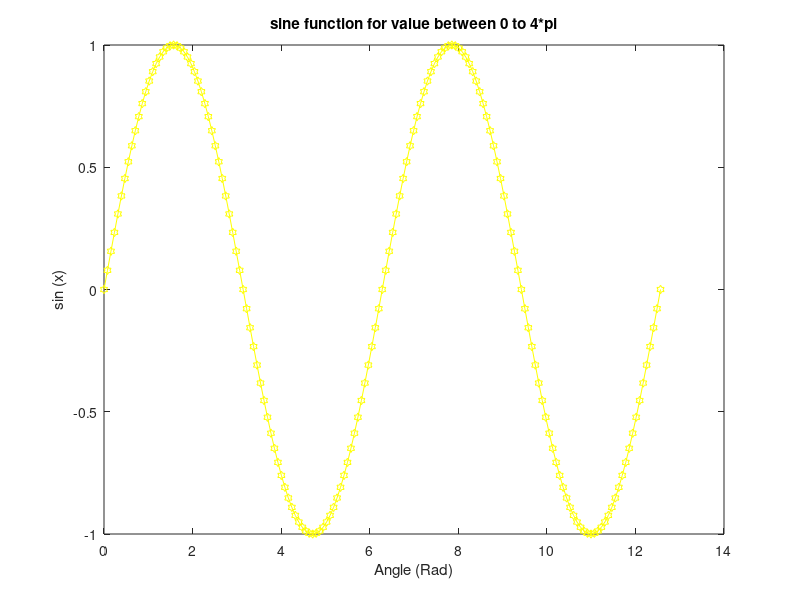

The MATLAB source for this figure:
% plot example with c-cyant -.:dash dot line,s-square data marker
x= 0 :pi/40:4*pi;
plot(x,sin(x),'c-.s')

%% plot with magenta dotted line with left triangle marker
plot(x,sin(x),'y-h')
xlabel('Angle (Rad)')
ylabel('sin (x)')
title('sine function for value between 0 to 4*pi')